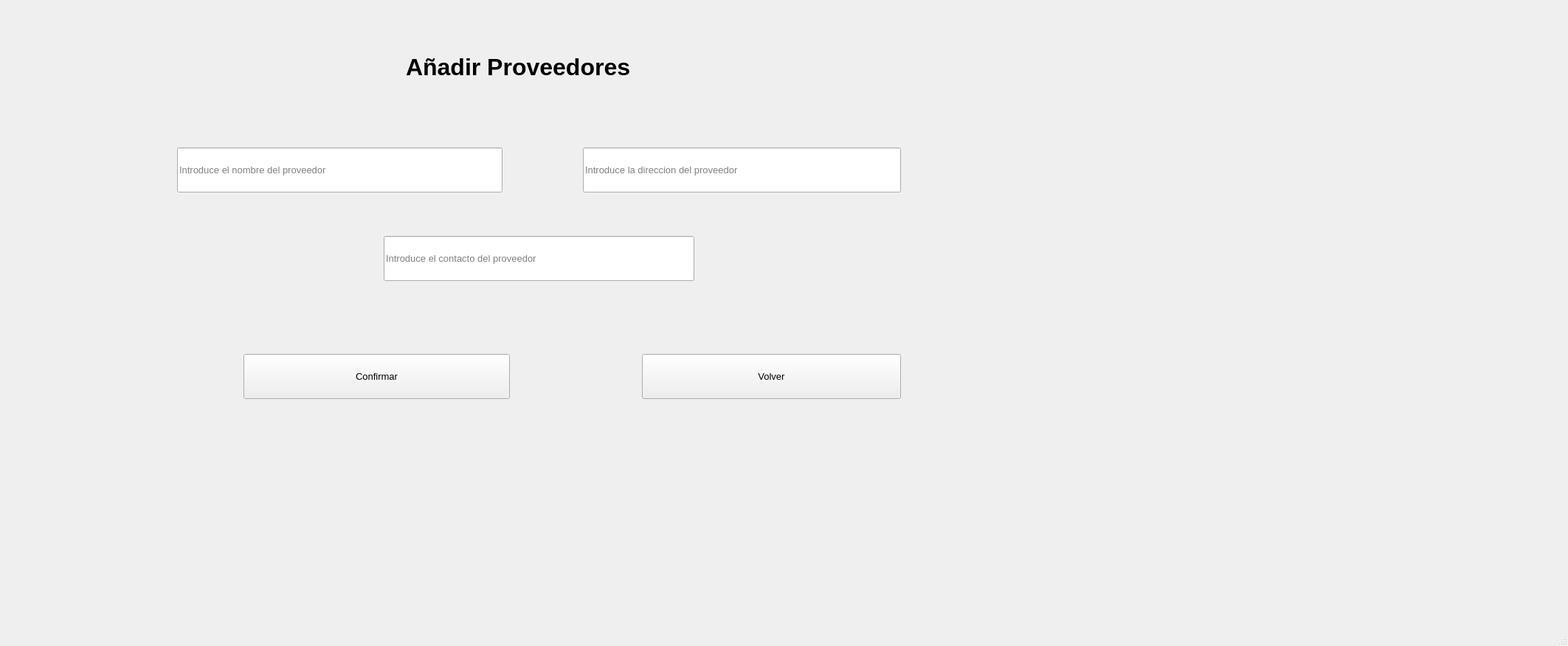
<?xml version="1.0" encoding="UTF-8"?>
<ui version="4.0">
 <class>MainWindow</class>
 <widget class="QMainWindow" name="MainWindow">
  <property name="geometry">
   <rect>
    <x>0</x>
    <y>0</y>
    <width>2125</width>
    <height>876</height>
   </rect>
  </property>
  <property name="windowTitle">
   <string>MainWindow</string>
  </property>
  <widget class="QWidget" name="centralwidget">
   <widget class="QLabel" name="lblTitulo">
    <property name="geometry">
     <rect>
      <x>550</x>
      <y>30</y>
      <width>421</width>
      <height>121</height>
     </rect>
    </property>
    <property name="font">
     <font>
      <family>Segoe UI</family>
      <pointsize>24</pointsize>
      <weight>75</weight>
      <bold>true</bold>
     </font>
    </property>
    <property name="text">
     <string>Añadir Proveedores</string>
    </property>
   </widget>
   <widget class="QLineEdit" name="Nombre">
    <property name="geometry">
     <rect>
      <x>240</x>
      <y>200</y>
      <width>441</width>
      <height>61</height>
     </rect>
    </property>
    <property name="font">
     <font>
      <family>Segoe UI</family>
      <pointsize>10</pointsize>
     </font>
    </property>
    <property name="placeholderText">
     <string>Introduce el nombre del proveedor</string>
    </property>
   </widget>
   <widget class="QLineEdit" name="Direccion">
    <property name="geometry">
     <rect>
      <x>790</x>
      <y>200</y>
      <width>431</width>
      <height>61</height>
     </rect>
    </property>
    <property name="font">
     <font>
      <family>Segoe UI</family>
      <pointsize>10</pointsize>
     </font>
    </property>
    <property name="placeholderText">
     <string>Introduce la direccion del proveedor</string>
    </property>
   </widget>
   <widget class="QLineEdit" name="Contacto">
    <property name="geometry">
     <rect>
      <x>520</x>
      <y>320</y>
      <width>421</width>
      <height>61</height>
     </rect>
    </property>
    <property name="font">
     <font>
      <family>Segoe UI</family>
      <pointsize>10</pointsize>
     </font>
    </property>
    <property name="placeholderText">
     <string>Introduce el contacto del proveedor</string>
    </property>
   </widget>
   <widget class="QPushButton" name="bntVolver">
    <property name="geometry">
     <rect>
      <x>870</x>
      <y>480</y>
      <width>351</width>
      <height>61</height>
     </rect>
    </property>
    <property name="font">
     <font>
      <family>Segoe UI</family>
      <pointsize>10</pointsize>
     </font>
    </property>
    <property name="text">
     <string>Volver</string>
    </property>
   </widget>
   <widget class="QPushButton" name="btnConfirmar">
    <property name="geometry">
     <rect>
      <x>330</x>
      <y>480</y>
      <width>361</width>
      <height>61</height>
     </rect>
    </property>
    <property name="font">
     <font>
      <family>Segoe UI</family>
      <pointsize>10</pointsize>
     </font>
    </property>
    <property name="text">
     <string>Confirmar</string>
    </property>
   </widget>
   <widget class="QWidget" name="imagen" native="true">
    <property name="geometry">
     <rect>
      <x>1490</x>
      <y>60</y>
      <width>411</width>
      <height>651</height>
     </rect>
    </property>
   </widget>
  </widget>
  <widget class="QMenuBar" name="menubar">
   <property name="geometry">
    <rect>
     <x>0</x>
     <y>0</y>
     <width>2125</width>
     <height>26</height>
    </rect>
   </property>
  </widget>
  <widget class="QStatusBar" name="statusbar"/>
 </widget>
 <resources/>
 <connections/>
</ui>
